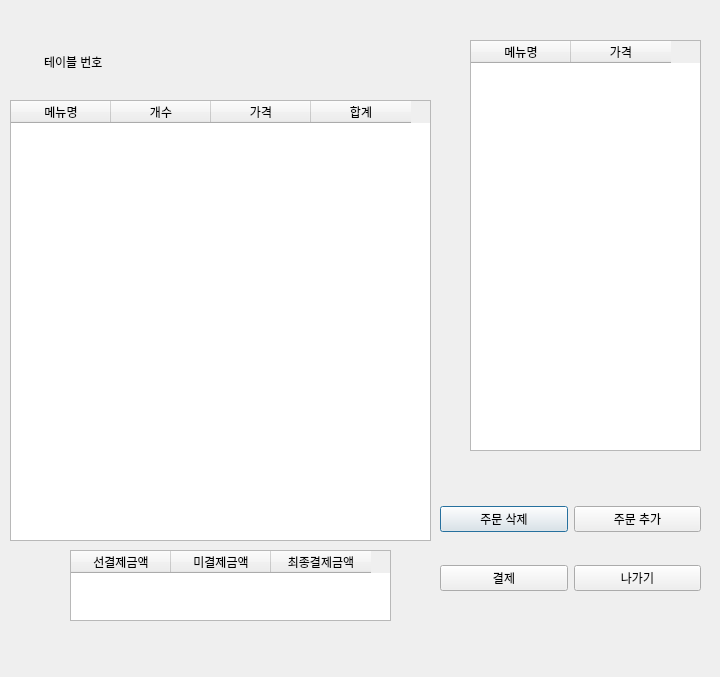
<?xml version="1.0" encoding="UTF-8"?>
<ui version="4.0">
 <class>Dialog</class>
 <widget class="QDialog" name="Dialog">
  <property name="geometry">
   <rect>
    <x>0</x>
    <y>0</y>
    <width>720</width>
    <height>677</height>
   </rect>
  </property>
  <property name="minimumSize">
   <size>
    <width>720</width>
    <height>677</height>
   </size>
  </property>
  <property name="maximumSize">
   <size>
    <width>720</width>
    <height>677</height>
   </size>
  </property>
  <property name="windowTitle">
   <string>Dialog</string>
  </property>
  <widget class="QWidget" name="tableInfoWidget" native="true">
   <property name="geometry">
    <rect>
     <x>0</x>
     <y>0</y>
     <width>711</width>
     <height>671</height>
    </rect>
   </property>
   <property name="minimumSize">
    <size>
     <width>711</width>
     <height>671</height>
    </size>
   </property>
   <property name="maximumSize">
    <size>
     <width>711</width>
     <height>671</height>
    </size>
   </property>
   <widget class="QLabel" name="tableNumLabel">
    <property name="geometry">
     <rect>
      <x>44</x>
      <y>41</y>
      <width>161</width>
      <height>41</height>
     </rect>
    </property>
    <property name="text">
     <string>테이블 번호</string>
    </property>
   </widget>
   <widget class="QWidget" name="layoutWidget">
    <property name="geometry">
     <rect>
      <x>440</x>
      <y>479</y>
      <width>261</width>
      <height>141</height>
     </rect>
    </property>
    <layout class="QGridLayout" name="gridLayout">
     <item row="0" column="0">
      <widget class="QPushButton" name="orderDelete">
       <property name="text">
        <string>주문 삭제</string>
       </property>
      </widget>
     </item>
     <item row="0" column="1">
      <widget class="QPushButton" name="orderAdd">
       <property name="text">
        <string>주문 추가</string>
       </property>
      </widget>
     </item>
     <item row="1" column="0">
      <widget class="QPushButton" name="orderPayment">
       <property name="text">
        <string>결제</string>
       </property>
      </widget>
     </item>
     <item row="1" column="1">
      <widget class="QPushButton" name="windowExit">
       <property name="text">
        <string>나가기</string>
       </property>
      </widget>
     </item>
    </layout>
   </widget>
   <widget class="QTableWidget" name="menuWidget">
    <property name="geometry">
     <rect>
      <x>470</x>
      <y>40</y>
      <width>231</width>
      <height>411</height>
     </rect>
    </property>
    <column>
     <property name="text">
      <string>메뉴명</string>
     </property>
    </column>
    <column>
     <property name="text">
      <string>가격</string>
     </property>
    </column>
   </widget>
   <widget class="QTableWidget" name="billWidget">
    <property name="geometry">
     <rect>
      <x>10</x>
      <y>100</y>
      <width>421</width>
      <height>441</height>
     </rect>
    </property>
    <column>
     <property name="text">
      <string>메뉴명</string>
     </property>
    </column>
    <column>
     <property name="text">
      <string>개수</string>
     </property>
    </column>
    <column>
     <property name="text">
      <string>가격</string>
     </property>
    </column>
    <column>
     <property name="text">
      <string>합계</string>
     </property>
    </column>
   </widget>
   <widget class="QTableWidget" name="stateWidget">
    <property name="geometry">
     <rect>
      <x>70</x>
      <y>550</y>
      <width>321</width>
      <height>71</height>
     </rect>
    </property>
    <column>
     <property name="text">
      <string>선결제금액</string>
     </property>
    </column>
    <column>
     <property name="text">
      <string>미결제금액</string>
     </property>
    </column>
    <column>
     <property name="text">
      <string>최종결제금액</string>
     </property>
    </column>
   </widget>
  </widget>
 </widget>
 <resources/>
 <connections/>
</ui>
